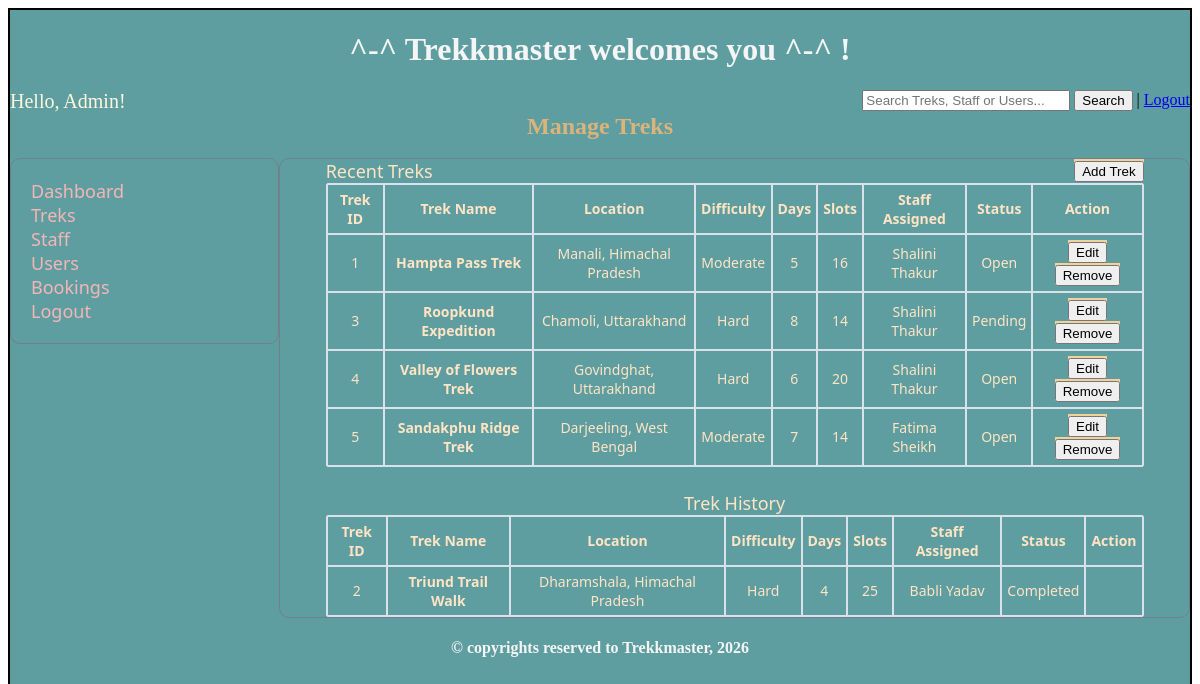
The page /manage_treks on the database its author committed.
### models.py (models this page shows)
class Trek(db.Model):
    __tablename__='trek'
    trek_id = db.Column(db.Integer, primary_key=True, autoincrement=True)
    trek_name = db.Column(db.String, unique = True, nullable = False)
    location = db.Column(db.String, nullable = False)
    difficulty = db.Column(db.Integer, nullable=False, default=0)  #0-easy, 1-moderate, 2- hard
    staff_assigned = db.Column(db.Integer, db.ForeignKey('staff.staff_id'), nullable = False)
    status = db.Column(db.Integer, nullable=False, default=0)  #0-open, 1-closed, 2- completed
    duration = db.Column(db.Integer, nullable = False)
    description = db.Column(db.String, nullable = False)
    av_slots = db.Column(db.Integer, nullable = False)
    st_date = db.Column(db.Date, nullable = False)
    en_date = db.Column(db.Date, nullable = False)
    bookings = db.relationship("Bookings", cascade="all, delete", backref="trek")

class Staff(db.Model):
    __tablename__='staff'
    staff_id = db.Column(db.Integer, primary_key=True)
    user_id = db.Column(db.Integer, db.ForeignKey('user_details.user_id'), nullable=False, unique=True) #linking child to parent
    full_name = db.Column(db.String, nullable=False)
    address = db.Column(db.String, nullable=False)
    phone_no = db.Column(db.String(15), nullable=False)
    status = db.Column(db.Integer, nullable=False, default=0)  #0-registered, 1-approved, 2-rejected, 3-deactivated, 4- blacklisted
    treks = db.relationship("Trek", backref="assigned_staff")

### controller.py (the view)
@app.route('/manage_treks', methods=['GET'])
def manage_treks():
    removed_id = request.args.get('removed_id')
    if removed_id:
        trek = Trek.query.get_or_404(removed_id)
        trek.status = 4
        db.session.commit()
        return redirect(url_for('manage_treks'))
    restore_id = request.args.get('restore_id')
    if restore_id:
        trek = Trek.query.get_or_404(restore_id)
        trek.status = 0
        db.session.commit()
        return redirect(url_for('manage_treks'))
    recent_treks = Trek.query.filter(Trek.status.in_([0, 1, 2])).all()
    history_treks = Trek.query.filter(Trek.status.in_([3, 4])).all()
    return render_template("manage_treks.html", recent_treks=recent_treks, history_treks=history_treks)

### templates/manage_treks.html (shortened to what this page needs)
<!DOCTYPE html>
<html lang="en">
<head>
    <link rel="stylesheet" href="/static/main.css">
</head>
<body>
    <div class="container">
        <div class="center">
            <h1>^-^ Trekkmaster welcomes you ^-^ !</h1>
        </div>
        <div style="display: flex; justify-content: space-between;">
            <span style="text-align: left; color: cornsilk; font-size: 20px;">Hello, Admin!</span>
            <span style="text-align: right;">
                <form action="{{ url_for('search') }}" method="GET">
                    <input type="text" name="q" placeholder="Search Treks, Staff or Users..." style="width: 200px">
                    <input type="submit" value="Search"> | <a href="{{ url_for('admin_signin') }}">Logout</a>
                </form>
            </span>
        </div>
        <h2 class="heading">Manage Treks</h2>
        <br>
        <div style="display: flex;">
            <div class="sidebar">
                <a href="{{ url_for('admin_dash') }}" class="normal-text-link">Dashboard</a><br>
                <a href="{{ url_for('manage_treks') }}" class="normal-text-link">Treks</a><br>
                <a href="{{ url_for('manage_staff') }}" class="normal-text-link">Staff</a><br>
                <a href="{{ url_for('manage_users') }}" class="normal-text-link">Users</a><br>
                <a href="{{ url_for('manage_bookings') }}" class="normal-text-link">Bookings</a><br>
                <a href="{{ url_for('admin_signin') }}" class="normal-text-link">Logout</a>
            </div>
            <div class="dash_style">
                <table class="table" name="Recent Treks" style="width: 90%;">
                    <caption>
                        <div style="display: flex; justify-content: space-between; width: 100%">
                            <span style="text-align: left; font-size: 18px;">Recent Treks</span> <span
                                style="text-align:right;"><a href="{{ url_for('add_trek') }}" class="button"><button
                                        type="button">Add
                                        Trek</button></a></span>
                        </div>
                    </caption>
                    <tr>
                        <th>Trek ID</th>
                        <th>Trek Name</th>
                        <th>Location</th>
                        <th>Difficulty</th>
                        <th>Days</th>
                        <th>Slots</th>
                        <th>Staff Assigned</th>
                        <th>Status</th>
                        <th>Action</th>
                    </tr>
                    {% for trek in recent_treks %}
                    <tr>
                        <td>{{ trek.trek_id }}</td>
                        <td><strong>{{trek.trek_name}}</strong></td>
                        <td>{{trek.location}}</td>
                        <td>
                            {% if trek.difficulty == 0 %}Easy
                            {% elif trek.difficulty == 1 %}Moderate
                            {% elif trek.difficulty == 2 %}Hard
                            {% endif %}
                        </td>
                        <td>{{ trek.duration }}</td>
                        <td>{{ trek.av_slots }}</td>
                        <td>
                            {% if trek.assigned_staff %}
                            {{ trek.assigned_staff.full_name }}
                            {% else %}
                            <span>Unassigned</span>
                            {% endif %}
                        </td>
                        <td>
                            {% if trek.status == 0 %}Pending
                            {% elif trek.status == 1 %}Open
                            {% elif trek.status == 2 %}Closed
                            {% endif %}
                        </td>
                        <td>
                            <a href="{{ url_for('edit_trek', trek_id=trek.trek_id) }}" class="button"><button
                                    type="button">Edit</button></a>
                            <a href="{{ url_for('manage_treks', removed_id=trek.trek_id) }}" class="button"><button
                                    type="button">Remove</button></a>
                        </td>
                    </tr>
                    {% else %}
                    <tr>
                        <td colspan="9">No active or recent treks found. Click "+ Add Trek" to create one.</td>
                    </tr>
                    {% endfor %}
                </table>
                <br>
                <table class="table" name="Recent Treks" style="width: 90%;">
                    <Caption style="font-size: 18px;">Trek History</Caption>
                    <tr>
                        <th>Trek ID</th>
                        <th>Trek Name</th>
                        <th>Location</th>
                        <th>Difficulty</th>
                        <th>Days</th>
                        <th>Slots</th>
                        <th>Staff Assigned</th>
                        <th>Status</th>
                        <th>Action</th>
                    </tr>
                    {% for trek in history_treks %}
                    <tr>
                        <td>{{ trek.trek_id }}</td>
                        <td><strong>{{ trek.trek_name }}</strong></td>
                        <td>{{ trek.location }}</td>
                        <td>
                            {% if trek.difficulty == 0 %}Easy
                            {% elif trek.difficulty == 1 %}Moderate
                            {% elif trek.difficulty == 2 %}Hard
                            {% endif %}
                        </td>
                        <td>{{ trek.duration }}</td>
                        <td>{{ trek.av_slots }}</td>
                        <td>
                            {% if trek.assigned_staff %}
                            {{ trek.assigned_staff.full_name }}
                            {% else %}
                            None
                            {% endif %}
                        </td>
                        <td>
                            {% if trek.status == 3 %}Completed
                            {% elif trek.status == 4 %}Removed
                            {% endif %}
                        </td>
                        <td>
                        </td>
                    </tr>
                    {% else %}
                    <tr>
                        <td colspan="9">No historical treks found.</td>
                    </tr>
                    {% endfor %}
                </table>
            </div>
        </div>
        <div class="center">
            <h4>&copy; copyrights reserved to Trekkmaster, 2026</h4>
        </div>
    </div>
</body>
</html>

### static/main.css (style rules this page uses)
.container { background-color: cadetblue; border: 2px solid black; width: 100%; box-sizing: border-box; min-height: 100vh; }
.heading { text-align: center; margin: auto; color: rgb(218, 180, 123); }
.center { text-align: center; margin: auto; color: whitesmoke; }
.dash_style { width: 80%; border: 1px solid slategrey; margin: auto; border-radius: 10px; font-size: 18px; font-family: 'Segoe UI', Tahoma, Geneva, Verdana, sans-serif; text-align: justify; }
.sidebar { width: 20%; border: 1px solid slategrey; margin: auto; margin-top: 0%; border-radius: 10px; font-size: 18px; font-family: 'Segoe UI', Tahoma, Geneva, Verdana, sans-serif; text-align: justify; padding: 20px; }
.table { border-spacing: 0; width: 80%; border: 1px solid rgb(217, 226, 235); margin: auto; border-radius: 2px; font-size: 14px; color: bisque; font-family: 'Segoe UI', Tahoma, Geneva, Verdana, sans-serif; text-align: center; }
.table th, .table td { border: 1px solid rgb(217, 226, 235); font-size: 12px 18px; padding: 5px; }
.normal-text-link { color: rgb(246, 181, 181); text-decoration: none; }
.button { font-size: 16px; background-color: rgb(243, 209, 154); color: aliceblue; border-color: aliceblue; font-style: italic; }

### rows shown on the page
Trek: trek_id "1", trek_name "Hampta Pass Trek", location "Manali, Himachal Pradesh", difficulty "Moderate", duration "5", av_slots "16", assigned_staff.full_name "Shalini Thakur", status "Open"
Trek: trek_id "3", trek_name "Roopkund Expedition", location "Chamoli, Uttarakhand", difficulty "Hard", duration "8", av_slots "14", assigned_staff.full_name "Shalini Thakur", status "Pending"
Trek: trek_id "4", trek_name "Valley of Flowers Trek", location "Govindghat, Uttarakhand", difficulty "Hard", duration "6", av_slots "20", assigned_staff.full_name "Shalini Thakur", status "Open"
Trek: trek_id "5", trek_name "Sandakphu Ridge Trek", location "Darjeeling, West Bengal", difficulty "Moderate", duration "7", av_slots "14", assigned_staff.full_name "Fatima Sheikh", status "Open"
Trek: trek_id "2", trek_name "Triund Trail Walk", location "Dharamshala, Himachal Pradesh", difficulty "Hard", duration "4", av_slots "25", assigned_staff.full_name "Babli Yadav", status "Completed"
